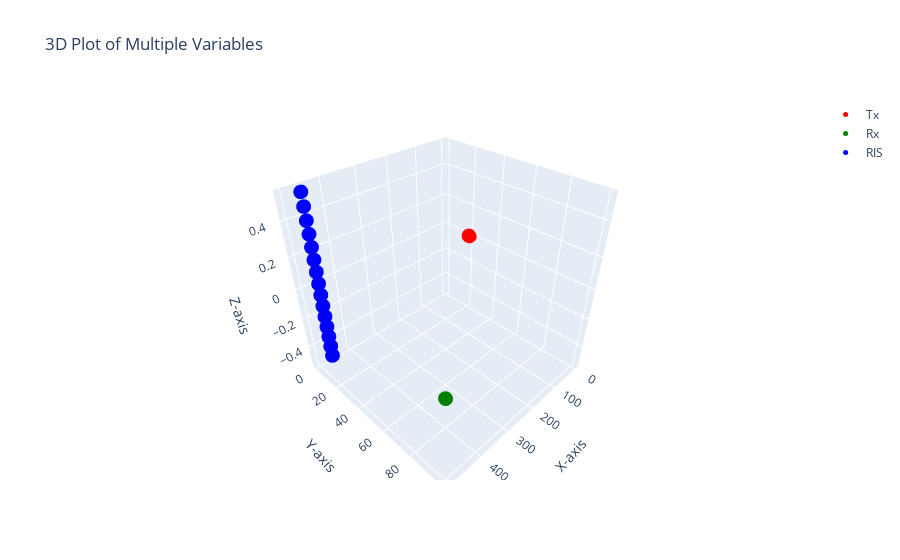

Notebook code for this chart:
### Code cell
# Create traces for each variable
trace1 = go.Scatter3d(x=tx_antenna_x_coor, y=tx_antenna_y_coor, z=tx_antenna_z_coor, mode='markers', marker=dict(size=5, color='red'), name='Tx')
trace2 = go.Scatter3d(x=rx_antenna_x_coor, y=rx_antenna_y_coor, z=rx_antenna_z_coor, mode='markers', marker=dict(size=5, color='green'), name='Rx')
trace3 = go.Scatter3d(x=ris_elements_x_coor, y=ris_elements_y_coor, z=ris_elements_z_coor, mode='markers', marker=dict(size=5, color='blue'), name='RIS')

# Create the figure
fig = go.Figure(data=[trace1, trace2, trace3])

# Add axis labels
fig.update_layout(
    title='3D Plot of Multiple Variables',
    scene=dict(
        xaxis_title='X-axis',
        yaxis_title='Y-axis',
        zaxis_title='Z-axis'
    )
)

# Show the plot
fig.show()

### Figure 1 — Plotly figure (JSON) as saved in the notebook; plotly's stock layout.template omitted (floating-point values rounded to 4 significant figures; data arrays with more than 128 entries replaced by an {"elided": "..."} marker saying what was removed)
{"data": [{"marker": {"color": "red", "size": 5}, "mode": "markers", "name": "Tx", "type": "scatter3d", "x": [0.0, 0.0, 0.0, 0.0, 0.0, 0.0, 0.0, 0.0], "y": [20.26, 20.19, 20.11, 20.04, 19.96, 19.89, 19.81, 19.74], "z": [0.0, 0.0, 0.0, 0.0, 0.0, 0.0, 0.0, 0.0]}, {"marker": {"color": "green", "size": 5}, "mode": "markers", "name": "Rx", "type": "scatter3d", "x": [500.0, 500.0, 500.0, 500.0], "y": [100.1, 100.0, 99.96, 99.89], "z": [0.0, 0.0, 0.0, 0.0]}, {"marker": {"color": "blue", "size": 5}, "mode": "markers", "name": "RIS", "type": "scatter3d", "x": {"elided": "225 float values"}, "y": {"elided": "225 float values"}, "z": {"elided": "225 float values"}}], "layout": {"scene": {"xaxis": {"title": {"text": "X-axis"}}, "yaxis": {"title": {"text": "Y-axis"}}, "zaxis": {"title": {"text": "Z-axis"}}}, "title": {"text": "3D Plot of Multiple Variables"}}}
